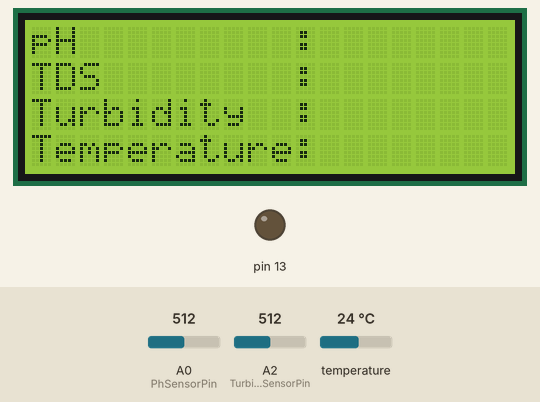
Simulated run of this sketch. Board: Arduino Uno, built with avr-gcc and run on an emulated ATmega328P. On the bench: 20×4 character LCD, output pins drawn as LEDs (lit = HIGH). The test bench sets the inputs (shaded band); at power-on: temperature 24 °C, A0 (PhSensorPin) = 512, A2 (TurbiditySensorPin) = 512. What the sketch prints to the serial monitor is not drawn.

Above: at 6.3 s.
6.4 s: temperature set to 12 °C
At 9.2 s:
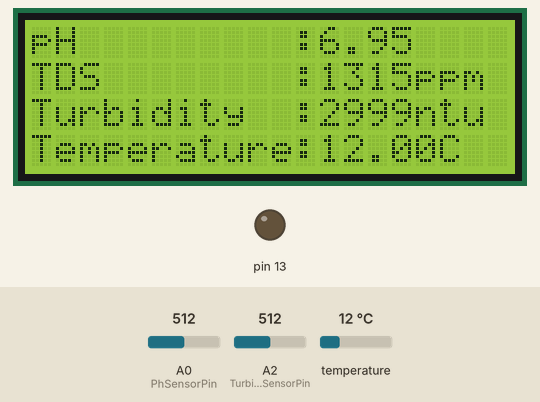
At 19.2 s:
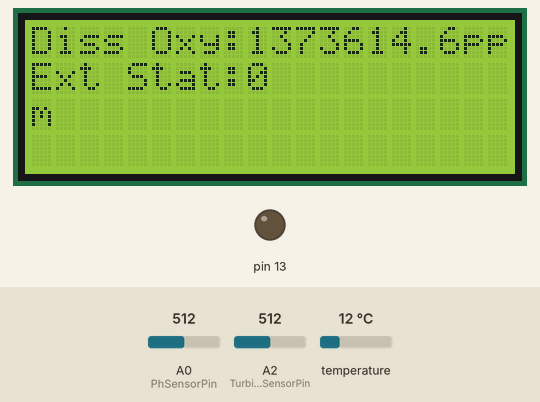
Timing chart, 0 to 20.7 s (numbered marks = the images above; inputs shaded):
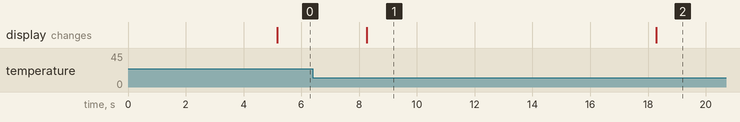

Measured:
- what the display in image 1 shows lasts 10.0 s, from 8.3 s to 18.3 s

The sketch:

DS+Turbidity+Temperature+20x4_LCD+DO_Prediction+Nodemcu-code.ino
```cpp
#define PhSensorPin A0       // the pH meter Analog output is connected with the Arduino’s Analog A0
unsigned long int avgValue;  //Store the average value of the sensor feedback
float b;
int buf[10], temp;


#include "GravityTDS.h"
#define TdsSensorPin A1
GravityTDS gravityTds;
float temperature = 25;
float tds = 0;


#define TurbiditySensorPin A2
float ntu;


#include <OneWire.h>
#include <DallasTemperature.h>
#define ONE_WIRE_BUS 3                                 //Connect temperature sensor Data wire i.e yellow wire to Arduino Digital Pin 3 (Because pin 0 is reserved for Rx and pin 1 is reserved for Tx)
OneWire oneWire(ONE_WIRE_BUS);                 // Setup a oneWire instance to communicate with any OneWire devices
DallasTemperature sensors(&oneWire);                 // Pass our oneWire reference to Dallas Temperature sensor


#include <LiquidCrystal_I2C.h>
LiquidCrystal_I2C lcd(0x27, 20, 4); // I2C address 0x27, 20 column and 4 rows


float dox;


// setting communication with nodemcu
#include <SoftwareSerial.h>
SoftwareSerial espSerial(5, 6);
String str;


void setup() {   // Put setup code here, to run once

  pinMode(13, OUTPUT);
  Serial.begin(9600);
  Serial.println("Ready");  //Test the serial monitor


  gravityTds.setPin(TdsSensorPin);
  gravityTds.setAref(5.0);       //reference voltage on ADC, default 5.0V on Arduino UNO
  gravityTds.setAdcRange(1024);  //1024 for 10bit ADC;4096 for 12bit ADC
  gravityTds.begin();            //initialization


  sensors.begin();


  lcd.init(); // initialize the lcd
  lcd.backlight();
  lcd.setCursor(0, 1);               // move cursor to the second row
  lcd.print("  EDP Project sem-6");  // print message at the second row
  lcd.setCursor(0, 2);               // move cursor to the third row
  lcd.print("  Dr.Munesh Singh");    // print message at the third row
  delay(5000);
  lcd.clear();


  espSerial.begin(9600);         //initializing espSerial
}


void loop() {   // Put main code here, to run repeatedly

  //Initialize LCD Display with all our required fields
  lcd.setCursor(0, 0);            // move cursor the first row
  lcd.print("pH         :");      // print message at the first row
  lcd.setCursor(0, 1);            // move cursor to the second row
  lcd.print("TDS        :");      // print message at the second row
  lcd.setCursor(0, 2);            // move cursor to the third row
  lcd.print("Turbidity  :");      // print message at the third row
  lcd.setCursor(0, 3);            // move cursor to the fourth row
  lcd.print("Temperature:");      // print message the fourth row


  //PH Code
  for (int i = 0; i < 10; i++)  //Get 10 sample value from the sensor for smooth the value
  {
    buf[i] = analogRead(PhSensorPin);
    delay(10);
  }
  for (int i = 0; i < 9; i++)  //sort the analog from small to large
  {
    for (int j = i + 1; j < 10; j++) {
      if (buf[i] > buf[j]) {
        temp = buf[i];
        buf[i] = buf[j];
        buf[j] = temp;
      }
    }
  }
  avgValue = 0;
  for (int i = 2; i < 8; i++)  //take the average value of 6 center sample
    avgValue += buf[i];
  float phValue = (float)avgValue * 5.0 / 1024 / 6;  //convert the analog into millivolt
  phValue = 3.5 * phValue;                           //convert the millivolt into pH value
  //Below 2 Lines added for our faulty chinese ph sensor for calibiration via software
  phValue = phValue - 1.7;  //Our ph sensor is always giving 1.7 units extra when put in fresh water which should ideally yield 7,so we subtracted this value.When we tested with lemon water(acidic) and soap water(basic) then also there is this extra 1.7 units even after calibirating the potentiometer our pH sensor.
  phValue = 14 - phValue;   //Our ph sensor is showing acidic values as greater than 7 and basic values as less than 7,so to reverse it we did 14-phValue operation
  float ph = phValue;
  Serial.print("pH:");
  Serial.print(ph, 2);  //We are printing the phValue with 2 decimal places
  Serial.println(" ");
  delay(500);


  //TDS Code
  //temperature = readTemperature();  //add your temperature sensor and read it
  gravityTds.setTemperature(temperature);  // set the temperature and execute temperature compensation
  gravityTds.update();                     //sample and calculate
  tds = gravityTds.getTdsValue();     // then get the value
  Serial.print("TDS:");
  Serial.print(tds, 0);  //We are printing the tdsValue with 0 decimal places on serial monitor
  Serial.println("ppm");
  delay(500);


  //Turbidity code
    for (int i = 0; i < 10; i++)  //Get 10 samples of analog voltage values from the turbidity sensor
  {
    buf[i] = analogRead(TurbiditySensorPin);    // reads the input on analog pin A2
    delay(10);                                                     //10 milliseconds between each readings helps stabilize the readings and reduce noise.
  }
  for (int i = 0; i < 9; i++)  //sort the analog voltage values from small to large
  {
    for (int j = i + 1; j < 10; j++) {
      if (buf[i] > buf[j]) {
        temp = buf[i];
        buf[i] = buf[j];
        buf[j] = temp;
      }
    }
  }
  avgValue = 0;
  for (int i = 2; i < 8; i++)  //Take average of the middle six values (index 2 to 7).Ignoring the first and last values help mitigate the effects of outliers on the average.
   avgValue += buf[i];
  avgValue=(float)avgValue/6;  //The (float) part casts the variable avgValue to a floating-point number.This is done to ensure that the division operation that follows produces a floating-point result rather than integer.
 float voltage = avgValue * (5.0 / 1024.0);      // Convert the analog reading (which goes from 0 - 1023) to a voltage (0 - 5V):
  if(voltage < 2.5){       //Converting analog voltage from turbidity sensor to Nephelometric Turbidity Units(NTU)
      ntu = 3000;
    }else if (voltage > 4.2) {
    ntu = -1;                   //-1 is a status code indicating that sensor is faulty.
    }else {
      ntu = -1120.4*square(voltage)+5742.3*(voltage)-4353.8;   //This relationship is only valid for voltages between 2.5 and 4.2V.(3,000 to 0 turbidity).The sensor gives out 4.2V roughly at zero turbidity (clear water).
    }
  //If the turbidity sensor is giving analog voltage value greater than 4.2V even after caribirating its potentiometer,then it indicates that the sensor is faulty.
  //This is the case with our faulty turbidity sensor,even after calibirating its potentiometer,it is still giving analog voltage values greater than 4.2V many times(Ex:-4.74V).Consequently,the ntu value is turning out to be negative when substituting V>4.2 values in the above equation.
  //So to address this issue,let us print "-1" as the Turbidity value if we get analog voltage V>4.2 for the turbidity sensor.This "-1" status code indicates that the sensor is faulty.Let us also modify the LCD display code accordingly to reflect these changes in a new screen.
  float tur = ntu;
  Serial.print("Turbidity:");
  Serial.print(tur);  // prints the value of turbidity in ntu units on the serial monitor
  Serial.println("ntu");
  delay(500);


  //Temperature  code
  // Call sensors.requestTemperatures() to issue a global temperature and Requests to all devices on the bus
  sensors.requestTemperatures();
  Serial.print("Temperature:");
  Serial.print(sensors.getTempCByIndex(0));
  float tem = sensors.getTempCByIndex(0);
  Serial.println("C");
  delay(500);

  // Dissolved Oxygen Prediction code
  // Dissolved Oxygen Prediction is done using Quadratic Regression Equation that has been obtained by training a Quadratic Regression Machine Learning model using the dataset "Water Quality Testing.csv" which is taken from "https://www.kaggle.com/datasets/shreyanshverma27/water-quality-testing/data"
  float con = 0.7*tds;    //Conductivity (µS/cm) = TDS (ppm)×K where K is a conversion factor that depends on the water composition and temperature. A typical value for K is around 0.5 to 0.8.We take K=0.7.We evluate conductivity value from tds value so that we can directly use it in our quadratic regression equatiuon to predict the dissolved oxygen value.
  int exit = 10;
  dox = -727.354168+0.000000*(1)+240.932430*(ph)+3.369445*(tem)-0.967652*(tur)-1.019194*(con)-17.181410*square(ph)-0.416744*(ph)*(tem)-0.332142*(ph)*(tur)+0.052905*(ph)*(con)-0.060093*square(tem)-0.100080*(tem)*(tur)+0.007691*(tem)*(con)+0.150668*square(tur)+0.011365*(tur)*(con)+0.000663*square(con);   // Since Arduino Mega Supports 32-bit floating values which means we can have 7 decimal degits of precision.So we use upto 6 decimal digit values of Bias and Weights(also called Intercept and Coefficient respectively) in our Quadratic Regression Equation
  Serial.print("Dissolved Oxygen:");
  Serial.print(dox, 1);          // prints the predicted value of dissolved oxygen with 1 decimal place on the serial monitor
  Serial.println("ppm");         // 1mg/L=1ppm of dissolved oxygen in dilute aqueous solutions.So the dissolved oxygen value obtained using the quadratic regression is in mg/L is same as in ppm units.
    if (ph >= 6.83 && ph <= 7.48 && tem >= 20.3 && tem <= 23.6 && tur >= 3.1 && tur <= 5.1 && con >= 316 && con <= 370)  //We are specifying the min and max values of each of the 4 parameters i.e ph,tem,tur,con  in the dataset on which our ML model is trained
    {
    exit = 1;                    //Exit status 1 indicates that the value of dissolved oxygen predicted by our Quadratic Regression ML model is more likely a Accurate Prediction because all the values of ph,tem,tur,con obtained by our sensors are within the range of max and min values on which the Quadratic Regression ML model is trained.
    Serial.print("Exit Status:");
    Serial.println(exit);
    } else {
    exit = 0;                    //Exit status 0 indicates that the value of dissolved oxygen predicted by our Quadratic Regression ML model is more likely a Inaccurate Prediction because any of the values of ph,tem,tur,con obtained by our sensors are not within the range of max and min values on which the Quadratic Regression ML model is trained.This may sometimes exclusively occur because of a faulty sensor/not properly calibirated sensor or just naturally because of using a different water sample.
    Serial.print("Exit Status:");
    Serial.println(exit);
    }


  // Nodemcu code
  // Sending sensors values and predicted dissolved oxygen values to nodemcu in a string and the values are separated by comma.These values are then sent to the ThingsSpeak cloud platform.(IOT)
  str = String(ph)+String(",")+String(tds)+String(",")+String(tur)+String(",")+String(tem)+String(",")+String(dox);
  espSerial.println(str);   //Prints the above values on the Serial Monitor of the ESP module/Nodemcu module using commiunication b/w Arduino Mega and Nodemcu

  //20x4 LCD Display code
  lcd.setCursor(0, 0);                  // move cursor the first row
  lcd.print("pH         :");            // print message at the first row
  lcd.print(ph);
  lcd.setCursor(0, 1);                  // move cursor to the second row
  lcd.print("TDS        :");            // print message at the second row
  lcd.print(tds, 0);               //We are printing the tdsValue with 0 decimal places on LCD Display also.
  lcd.print("ppm");
  lcd.setCursor(0, 2);                  // move cursor to the third row
  lcd.print("Turbidity  :");            // print message at the third row
  lcd.print(tur, 0);                    //prints the Turbidity value in ntu units with 0 decimal places on LCD screen.This makes sure enough space is there for diplaying the units "ntu" on the LCD screen.
  lcd.print("ntu");
  lcd.setCursor(0, 3);                  // move cursor to the fourth row
  lcd.print("Temperature:");            // print message the fourth row
  lcd.print(tem);
  lcd.print("C");                       //Displays the values of all parameters for 10sec on the LCD screen
  delay(10000);

  lcd.clear();                         //For displaying Predicted Dissolved oxygen values.
  lcd.setCursor(0, 0);                 // move cursor the first row
  lcd.print("Diss Oxy:");
  lcd.print(dox, 1);                   //We are printing the dissolved oxygen value with 1 decimal place with ppm units on LCD Display.
  lcd.print("ppm");
  lcd.setCursor(0, 1);                 // move cursor the second row
  lcd.print("Ext Stat:");
  lcd.print(exit);                   //We are printing the Exit Status Code of our dissolved oxygen prediction ML model.
  delay(5000);


  lcd.clear();                      //For Displaying Debugging Information
  lcd.setCursor(0, 0);
  lcd.print("-1=>Faulty Sensor");
  lcd.setCursor(0, 1);
  lcd.print("Clean/Calibirate/");
  lcd.setCursor(0, 2);
  lcd.print("Replace the Sensor");      //Instructs to Clean/Calibirate/Replace the respective faulty sensor.
  lcd.setCursor(0, 3);
  lcd.print("Turbidity Volt:");              //Prints the analog voltage output of the Turbidity sensor for debugging purposes.Fox example using this value we can calbirate the potentiometer of turbidity sensor accordingly.
  lcd.print(voltage);
  lcd.print("V");
  delay(3000);                          //Displays the Debugging Information for 3sec
  lcd.clear();    //Since a character written to the LCD display stays there until it is overwritten,so using lcd.clear() makes sure that all characters on LCD screen are completely erased by overwriting all positions with space character.This ensures that no character from previous display is carried on to the next display.
}
```
